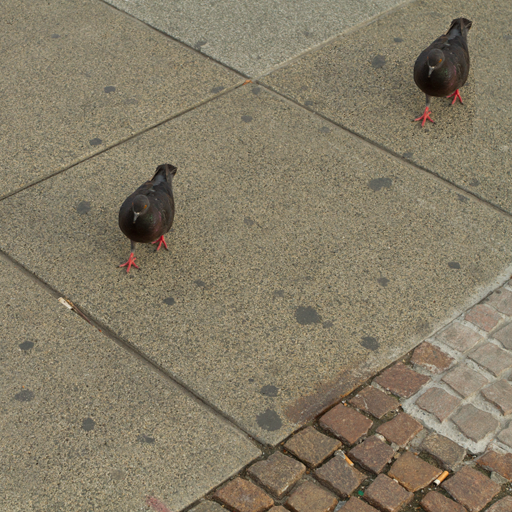
#> input picture Utility2/Inputs/forged.png, 512 x 512 px
$ python CMFD_Implementated_Code.py
#> lines starting #> are read from the running program, lines starting #| are printed output that depends on the picture; after the words box and inside, x2 and y2 are one past the last pixel; in counts of white or black regions, pixels touching at a corner belong together; long printed decimals are rounded
### Utility2/BlockBuilder.py
import numpy as np
import cv2
import os
import matplotlib.pyplot as plt

def build_blocks(image, block_size=8, step=1):
    """
    Splits an image into overlapping blocks.

    Returns:
        blocks: List of flattened block arrays
        positions: List of top-left coordinates for each block
    """
    h, w = image.shape[:2]
    blocks = []
    positions = []

    for y in range(0, h - block_size + 1, step):
        for x in range(0, w - block_size + 1, step):
            block = image[y:y + block_size, x:x + block_size]
            blocks.append(block.flatten())
            positions.append((x, y))

    return np.array(blocks), np.array(positions)

# [39 lines that do not run on import are left out]

### Utility2/Approximate_Region.py
import cv2
import numpy as np
import os
import matplotlib.pyplot as plt

def approximate_region(image, keypoints, radius=15):
    """
    Draws circular regions around given keypoints in the image.

    Parameters:
    - image: input BGR image (numpy array)
    - keypoints: list of cv2.KeyPoint
    - radius: radius of circle to draw around keypoints

    Returns:
    - result_img: image with circles drawn
    """
    result_img = image.copy()

    for kp in keypoints:
        x, y = int(kp.pt[0]), int(kp.pt[1])
        cv2.circle(result_img, (x, y), radius, (0, 0, 255), 2)

    return result_img

# Example usage
# [32 lines that do not run on import are left out]

### Utility2/HuThresholdDistribution.py
import numpy as np
import cv2
import os
import matplotlib.pyplot as plt

def calculate_hu_moments(image):
    """
    Calculate log-scaled Hu Moments from a grayscale image.
    """
    moments = cv2.moments(image)
    hu_moments = cv2.HuMoments(moments).flatten()

    for i in range(0, 7):
        if hu_moments[i] != 0:
            hu_moments[i] = -1 * np.sign(hu_moments[i]) * np.log10(abs(hu_moments[i]))

    return hu_moments

# [10 lines left out: function get_threshold_distribution, not called in this run]

# [41 lines that do not run on import are left out]

### Utility2/Distance.py
import numpy as np

def euclidean_distance(point1, point2):
    """
    Calculate the Euclidean distance between two points.

    Parameters:
    - point1: tuple or array (x1, y1)
    - point2: tuple or array (x2, y2)

    Returns:
    - distance: float value representing Euclidean distance
    """
    point1 = np.array(point1)
    point2 = np.array(point2)
    return np.linalg.norm(point1 - point2)


def distance_matrix(points):
    """
    Compute pairwise Euclidean distance matrix for a list of points.

    Parameters:
    - points: list of tuples [(x1, y1), (x2, y2), ...]

    Returns:
    - matrix: 2D numpy array of shape (n_points, n_points)
    """
    n = len(points)
    matrix = np.zeros((n, n))
    for i in range(n):
        for j in range(n):
            matrix[i][j] = euclidean_distance(points[i], points[j])
    return matrix


# Example usage
# [4 lines that do not run on import are left out]

### Utility2/KeypointCluster.py
import cv2
import numpy as np
from sklearn.cluster import KMeans

# [23 lines left out: function extract_keypoints_and_descriptors, not called in this run]


def cluster_keypoints(descriptors, num_clusters=5):
    """
    Cluster feature descriptors using KMeans.

    Parameters:
    - descriptors: numpy array of feature descriptors
    - num_clusters: Number of clusters to form

    Returns:
    - labels: Cluster labels for each descriptor
    """
    if descriptors is None or len(descriptors) < num_clusters:
        print("Not enough descriptors to form clusters.")
        return None

    kmeans = KMeans(n_clusters=num_clusters, random_state=42)
    labels = kmeans.fit_predict(descriptors)
    return labels


# Example usage
# [14 lines that do not run on import are left out]

### Utility2/SimilarityMeasure.py
import numpy as np
from scipy.spatial.distance import euclidean
from sklearn.metrics.pairwise import cosine_similarity

class DistanceCalculator:
    def __init__(self, positions, blocks, descriptors, delta=None, gamma=None):
        self.positions = positions
        self.blocks = blocks
        self.descriptors = descriptors
        self.delta = delta
        self.gamma = gamma

        # Detect the number of clusters safely
        if isinstance(blocks, dict):
            self.cluster_indices = blocks.keys()
        else:
            self.cluster_indices = range(len(blocks))

    def Calculate(self, method="Euclidean", desc=None):
        total_similarity = 0
        valid_clusters = 0

        print("[INFO] Calculating similarity using", method)

        for cluster_Pos in self.cluster_indices:
            try:
                cluster_blocks = self.blocks[cluster_Pos]
                cluster_positions = self.positions[cluster_Pos]
                cluster_descriptors = self.descriptors[cluster_Pos]
            except (KeyError, IndexError) as e:
                continue  # Skip if the cluster index is not valid

            if len(cluster_blocks) < 2 or len(cluster_positions) < 2:
                continue

            similarities = []

            for i in range(len(cluster_descriptors)):
                for j in range(i + 1, len(cluster_descriptors)):
                    desc1 = cluster_descriptors[i]
                    desc2 = cluster_descriptors[j]

                    if method == "Euclidean":
                        sim = euclidean(desc1, desc2)
                    elif method == "Cosine":
                        sim = cosine_similarity([desc1], [desc2])[0][0]
                    elif method == "HuMoments":
                        sim = np.linalg.norm(np.array(desc1) - np.array(desc2))
                    else:
                        raise ValueError("Unsupported similarity method")

                    similarities.append(sim)

            if similarities:
                avg_sim = sum(similarities) / len(similarities)
                total_similarity += avg_sim
                valid_clusters += 1

        if valid_clusters == 0:
            print("[WARNING] No valid clusters found for similarity comparison.")
            return None

        average_similarity = total_similarity / valid_clusters
        print(f"[INFO] Average similarity score: {average_similarity}")
        return average_similarity

### Utility2/Metrics.py
import numpy as np
from sklearn.metrics import confusion_matrix, precision_score, recall_score, f1_score

def calculate_metrics(true_labels, predicted_labels):
    """
    Calculate accuracy, precision, recall, and F1-score from true and predicted labels.

    Parameters:
    - true_labels: Ground truth binary labels (1 for forged, 0 for authentic)
    - predicted_labels: Predicted binary labels

    Returns:
    - A dictionary with accuracy, precision, recall, and F1-score
    """
    true_labels = np.array(true_labels)
    predicted_labels = np.array(predicted_labels)

    # Confusion matrix: tn, fp, fn, tp
    tn, fp, fn, tp = confusion_matrix(true_labels, predicted_labels).ravel()

    accuracy = (tp + tn) / (tp + tn + fp + fn)
    precision = precision_score(true_labels, predicted_labels, zero_division=0)
    recall = recall_score(true_labels, predicted_labels, zero_division=0)
    f1 = f1_score(true_labels, predicted_labels, zero_division=0)

    return {
        "True Positives": int(tp),
        "True Negatives": int(tn),
        "False Positives": int(fp),
        "False Negatives": int(fn),
        "Accuracy": round(accuracy, 4),
        "Precision": round(precision, 4),
        "Recall": round(recall, 4),
        "F1 Score": round(f1, 4)
    }

# Example usage
# [8 lines that do not run on import are left out]

### Utility2/CMFD_Implementated_Code.py
import cv2
import numpy as np
import os

from BlockBuilder import build_blocks
from Approximate_Region import approximate_region
from HuThresholdDistribution import calculate_hu_moments
from Distance import distance_matrix as compute_distance_matrix
from KeypointCluster import cluster_keypoints
from SimilarityMeasure import DistanceCalculator
from Metrics import calculate_metrics

# ========== STEP 0: SETUP ==========
image_path = "Inputs/forged.png"
image = cv2.imread(image_path)
#> image is the input picture: shape (512, 512, 3); mean B, G, R 102.7, 124, 133.5
if image is None:
    raise FileNotFoundError(f"[ERROR] Image not found at path: {image_path}")
print(f"[INFO] Loaded image from: {image_path}")

image_gray = cv2.cvtColor(image, cv2.COLOR_BGR2GRAY)
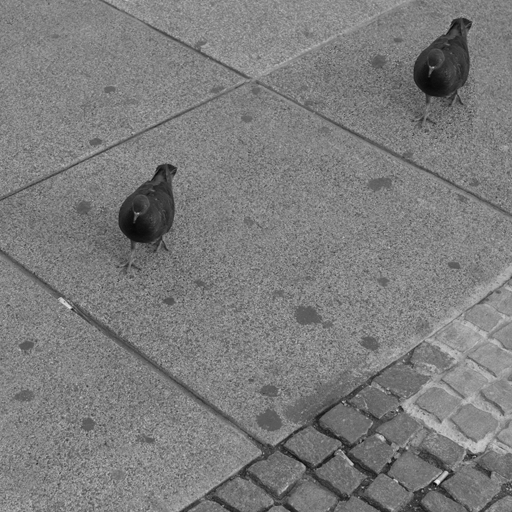
#> image_gray: shape (512, 512); min 6, max 238, mean 124.4

# STEP 1: BLOCK-BASED CMFD PREPROCESSING (OPTIONAL/ANALYSIS)
blocks, raw_positions = build_blocks(image_gray, block_size=8, step=4)
#> after the loop in build_blocks, `for y in range(0, h - block_size + 1, step):`: blocks = 16129 items; positions = 16129 pairs, first value 0 to 504, second value 0 to 504
#> raw_positions has the same summary as positions in build_blocks

# Convert numpy array positions (e.g., [x y]) to tuple (x, y)
positions = [tuple(pos) for pos in raw_positions]

print(f"[INFO] Blocks generated: {len(blocks)}")
#| [INFO] Blocks generated: 16129

# ========== STEP 2: SIFT Keypoints ==========
sift = cv2.SIFT_create()
kp, desc = sift.detectAndCompute(image_gray, None)
#> kp = 1370 keypoints; strongest (x, y, size): (438, 482, 3.1), (446, 473, 3), (352, 464, 2), (70, 307, 2.1)
print(f"[INFO] Keypoints extracted: {len(kp)}")
#| [INFO] Keypoints extracted: 1370

# ========== STEP 3: REGION APPROXIMATION ==========
result_img = approximate_region(image, kp, radius=15)
#> the loop in approximate_region, `for kp in keypoints:` made 1370 passes
#> (kp, x, y) on passes 1 to 3: (keypoint at (4.1, 253), size 2.6, 4, 252), (keypoint at (5.2, 234.4), size 2, 5, 234), (keypoint at (6.2, 254.9), size 4, 6, 254)
#> after the loop in approximate_region, `for kp in keypoints:`:
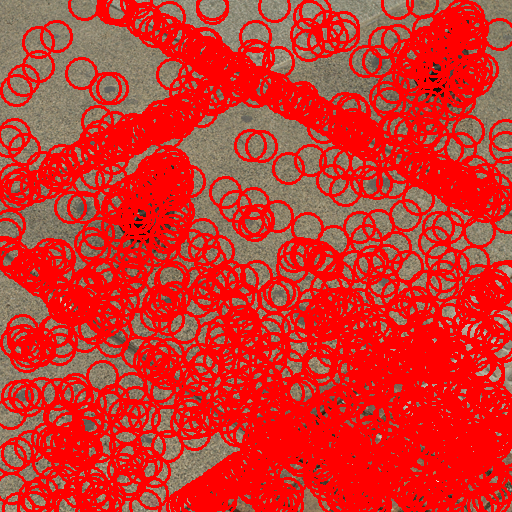
#> result_img: shape (512, 512, 3); mean B, G, R 43.5, 52.4, 206.1
cv2.imwrite("Outputs/approx_region_result.png", result_img)
print("[INFO] Region approximation image saved to Outputs/approx_region_result.png")

# ========== STEP 4: HU MOMENTS ==========
kp_mask = np.zeros_like(image_gray)
for point in kp:
    x, y = int(point.pt[0]), int(point.pt[1])
    cv2.circle(kp_mask, (x, y), radius=3, color=255, thickness=-1)
#> this loop made 1370 passes
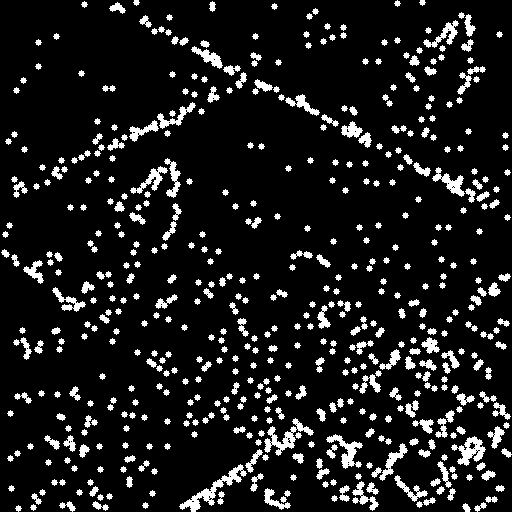
#> kp_mask: shape (512, 512); 11% white; 543 white regions, largest, box (x1, y1, x2, y2) and area: (179, 464, 247, 512) 689, (264, 418, 314, 456) 571, (451, 436, 486, 466) 475

hu_features = calculate_hu_moments(kp_mask)
#> in calculate_hu_moments, `moments = cv2.moments(image)`: moments = moments, m00 7326915, centre m10/m00, m01/m00 = (285.4, 300)
#> in calculate_hu_moments, `hu_moments = cv2.HuMoments(moments).flatten()`: hu_moments = [0.00571, 1.05e-07, 6.43e-09, 4.27e-09, -9.26e-18, 1.32e-12, 2.04e-17]
#> after the loop in calculate_hu_moments, `for i in range(0, 7):`: hu_moments = [2.24, 6.98, 8.19, 8.37, -17.03, 11.88, 16.69]
#> hu_features = [2.24, 6.98, 8.19, 8.37, -17.03, 11.88, 16.69]
print("[INFO] Hu Moments extracted:", hu_features.shape)
#| [INFO] Hu Moments extracted: (7,)

# ========== STEP 5: DISTANCE MATRIX ==========
dist_matrix = compute_distance_matrix(hu_features)
#> in distance_matrix, `n = len(points)`: n = 7
#> the loop in distance_matrix, `for i in range(n):` made 7 passes

# ========== STEP 6: KEYPOINT CLUSTERING ==========
clusters = cluster_keypoints(dist_matrix)
#> in cluster_keypoints, `labels = kmeans.fit_predict(descriptors)`: labels = [2, 0, 0, 0, 1, 4, 3]
#> clusters = [2, 0, 0, 0, 1, 4, 3]
num_clusters = len(set(clusters)) - (1 if -1 in clusters else 0)
#> num_clusters = 5
print(f"[INFO] Found {num_clusters} clusters.")
#| [INFO] Found 5 clusters.

# Ensure clusters are passed as Python list of ints
clusters = [int(c) for c in clusters]

# ========== STEP 7: SIMILARITY MEASURE ==========
# DistanceCalculation needs image, blocks, and a dict with cluster-wise positions
# Create a dictionary: cluster_id -> list of positions
cluster_positions = {}
for idx, cluster_id in enumerate(clusters):
    if cluster_id == -1:
        continue  # Skip noise
    if cluster_id not in cluster_positions:
        cluster_positions[cluster_id] = []
    cluster_positions[cluster_id].append(positions[idx])
#> this loop made 7 passes
#> cluster_id on passes 1 to 7: 2, 0, 0, 0, 1, 4, 3
#> after the loop, cluster_positions = {2: [(0, 0)], 0: [(4, 0), (8, 0), (12, 0)], 1: [(16, 0)], 4: [(20, 0)], 3: [(24, 0)]}

DC = DistanceCalculator(image, blocks, cluster_positions)
#> in __init__, `self.descriptors = descriptors`: self.descriptors has the same summary as cluster_positions outside __init__
similarity_score = DC.Calculate("HuMoments", desc)
#> the loop in Calculate, `for cluster_Pos in self.cluster_indices:` made 16129 passes
#> (cluster_descriptors, avg_sim, total_similarity, valid_clusters) on pass 1: ([(4, 0), (8, 0), (12, 0)], 5.33, 5.33, 1)
#> after the loop in Calculate, `for cluster_Pos in self.cluster_indices:`: total_similarity = 5.33; valid_clusters = 1
#> in Calculate, `average_similarity = total_similarity / valid_clusters`: average_similarity = 5.33
#| [INFO] Average similarity score: 5.333
#> similarity_score = 5.33
print(f"[INFO] Similarity Score: {similarity_score:.4f}")
#| [INFO] Similarity Score: 5.3333

# ========== STEP 8: METRICS ==========

# Add dummy labels for now (if real labels are not available)
true_labels = [1, 0, 1, 1, 0, 1, 0]
predicted_labels = [1, 0, 1, 0, 0, 1, 1]

metrics = calculate_metrics(true_labels, predicted_labels)

for key, value in metrics.items():
    print(f"[INFO] {key}: {value}")
